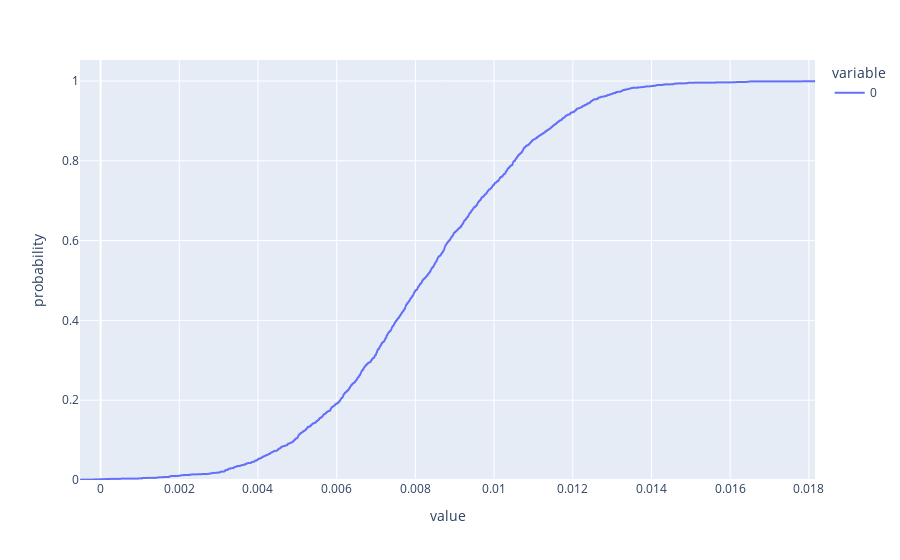

The cell this chart's notebook holds for it:
### Code cell
import plotly.express as px
df = px.data.tips()
fig = px.ecdf(pd.DataFrame(boot_data))
fig.show()

### Figure 1 — Plotly figure (JSON) as saved in the notebook; plotly's stock layout.template omitted (floating-point values rounded to 4 significant figures; data arrays with more than 128 entries replaced by an {"elided": "..."} marker saying what was removed)
{"data": [{"hovertemplate": "variable=0<br>value=%{x}<br>probability=%{y}<extra></extra>", "legendgroup": "0", "line": {"dash": "solid", "shape": "hv"}, "marker": {"color": "#636efa", "symbol": "circle"}, "mode": "lines", "name": "0", "showlegend": true, "type": "scattergl", "x": {"elided": "2000 float values"}, "xaxis": "x", "y": {"elided": "2000 float values"}, "yaxis": "y"}], "layout": {"legend": {"title": {"text": "variable"}, "tracegroupgap": 0}, "margin": {"t": 60}, "xaxis": {"anchor": "y", "domain": [0, 1], "title": {"text": "value"}}, "yaxis": {"anchor": "x", "domain": [0, 1], "rangemode": "tozero", "title": {"text": "probability"}}}}
